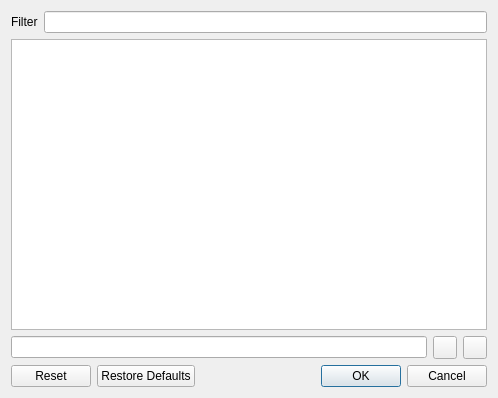
<?xml version="1.0" encoding="UTF-8"?>
<ui version="4.0">
 <class>pActionsShortcutEditor</class>
 <widget class="QDialog" name="pActionsShortcutEditor">
  <property name="geometry">
   <rect>
    <x>0</x>
    <y>0</y>
    <width>498</width>
    <height>398</height>
   </rect>
  </property>
  <property name="windowTitle">
   <string>Shortcut Editor</string>
  </property>
  <layout class="QVBoxLayout" name="verticalLayout">
   <item>
    <layout class="QHBoxLayout" name="horizontalLayout_2">
     <item>
      <widget class="QLabel" name="lFilter">
       <property name="text">
        <string>Filter</string>
       </property>
      </widget>
     </item>
     <item>
      <widget class="pLineEdit" name="leFilter"/>
     </item>
    </layout>
   </item>
   <item>
    <widget class="QTreeView" name="tvActions">
     <property name="editTriggers">
      <set>QAbstractItemView::NoEditTriggers</set>
     </property>
     <property name="alternatingRowColors">
      <bool>true</bool>
     </property>
     <property name="verticalScrollMode">
      <enum>QAbstractItemView::ScrollPerPixel</enum>
     </property>
     <property name="uniformRowHeights">
      <bool>true</bool>
     </property>
     <property name="allColumnsShowFocus">
      <bool>true</bool>
     </property>
     <attribute name="headerStretchLastSection">
      <bool>false</bool>
     </attribute>
    </widget>
   </item>
   <item>
    <layout class="QHBoxLayout" name="horizontalLayout">
     <item>
      <widget class="pKeySequenceEdit" name="kseShortcut"/>
     </item>
     <item>
      <widget class="QToolButton" name="tbSet">
       <property name="toolTip">
        <string>Validate the shortcut</string>
       </property>
       <property name="icon">
        <iconset resource="../../../resources/fresh.qrc">
         <normaloff>:/fresh/icons/apply.png</normaloff>:/fresh/icons/apply.png</iconset>
       </property>
      </widget>
     </item>
     <item>
      <widget class="QToolButton" name="tbClear">
       <property name="toolTip">
        <string>Clear the shortcut</string>
       </property>
       <property name="icon">
        <iconset resource="../../../resources/fresh.qrc">
         <normaloff>:/fresh/icons/editclear.png</normaloff>:/fresh/icons/editclear.png</iconset>
       </property>
      </widget>
     </item>
    </layout>
   </item>
   <item>
    <widget class="QDialogButtonBox" name="dbbButtons">
     <property name="standardButtons">
      <set>QDialogButtonBox::Cancel|QDialogButtonBox::Ok|QDialogButtonBox::Reset|QDialogButtonBox::RestoreDefaults</set>
     </property>
    </widget>
   </item>
  </layout>
 </widget>
 <customwidgets>
  <customwidget>
   <class>pKeySequenceEdit</class>
   <extends>QLineEdit</extends>
   <header>gui/pKeySequenceEdit.h</header>
  </customwidget>
  <customwidget>
   <class>pLineEdit</class>
   <extends>QLineEdit</extends>
   <header>gui/pLineEdit.h</header>
  </customwidget>
 </customwidgets>
 <resources>
  <include location="../../../resources/fresh.qrc"/>
 </resources>
 <connections/>
</ui>
